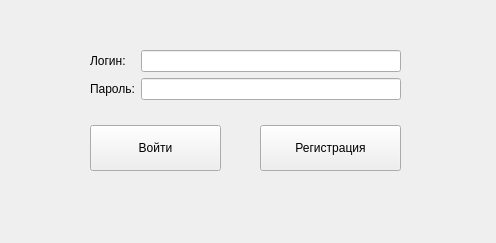
<?xml version="1.0" encoding="UTF-8"?>
<ui version="4.0">
 <class>Form</class>
 <widget class="QWidget" name="Form">
  <property name="geometry">
   <rect>
    <x>0</x>
    <y>0</y>
    <width>496</width>
    <height>243</height>
   </rect>
  </property>
  <property name="minimumSize">
   <size>
    <width>496</width>
    <height>243</height>
   </size>
  </property>
  <property name="maximumSize">
   <size>
    <width>496</width>
    <height>243</height>
   </size>
  </property>
  <property name="baseSize">
   <size>
    <width>496</width>
    <height>0</height>
   </size>
  </property>
  <property name="windowTitle">
   <string>Form</string>
  </property>
  <widget class="QWidget" name="formLayoutWidget">
   <property name="geometry">
    <rect>
     <x>90</x>
     <y>50</y>
     <width>311</width>
     <height>61</height>
    </rect>
   </property>
   <layout class="QFormLayout" name="formLayout">
    <item row="0" column="0">
     <widget class="QLabel" name="label">
      <property name="text">
       <string>Логин:</string>
      </property>
     </widget>
    </item>
    <item row="0" column="1">
     <widget class="QLineEdit" name="lineEdit"/>
    </item>
    <item row="1" column="0">
     <widget class="QLabel" name="label_2">
      <property name="text">
       <string>Пароль:</string>
      </property>
     </widget>
    </item>
    <item row="1" column="1">
     <widget class="QLineEdit" name="lineEdit_2"/>
    </item>
   </layout>
  </widget>
  <widget class="QPushButton" name="pushButton">
   <property name="geometry">
    <rect>
     <x>60</x>
     <y>110</y>
     <width>191</width>
     <height>61</height>
    </rect>
   </property>
   <property name="minimumSize">
    <size>
     <width>0</width>
     <height>0</height>
    </size>
   </property>
   <property name="styleSheet">
    <string notr="true">margin-left: 30px;
margin-right: 30px;
margin-top: 15px
</string>
   </property>
   <property name="text">
    <string>Войти</string>
   </property>
  </widget>
  <widget class="QPushButton" name="pushButton_2">
   <property name="geometry">
    <rect>
     <x>230</x>
     <y>110</y>
     <width>201</width>
     <height>61</height>
    </rect>
   </property>
   <property name="minimumSize">
    <size>
     <width>0</width>
     <height>0</height>
    </size>
   </property>
   <property name="styleSheet">
    <string notr="true">margin-left: 30px;
margin-right: 30px;
margin-top: 15px
</string>
   </property>
   <property name="text">
    <string>Регистрация</string>
   </property>
  </widget>
  <widget class="QLabel" name="label_3">
   <property name="geometry">
    <rect>
     <x>90</x>
     <y>20</y>
     <width>311</width>
     <height>16</height>
    </rect>
   </property>
   <property name="text">
    <string/>
   </property>
  </widget>
 </widget>
 <resources/>
 <connections/>
</ui>
